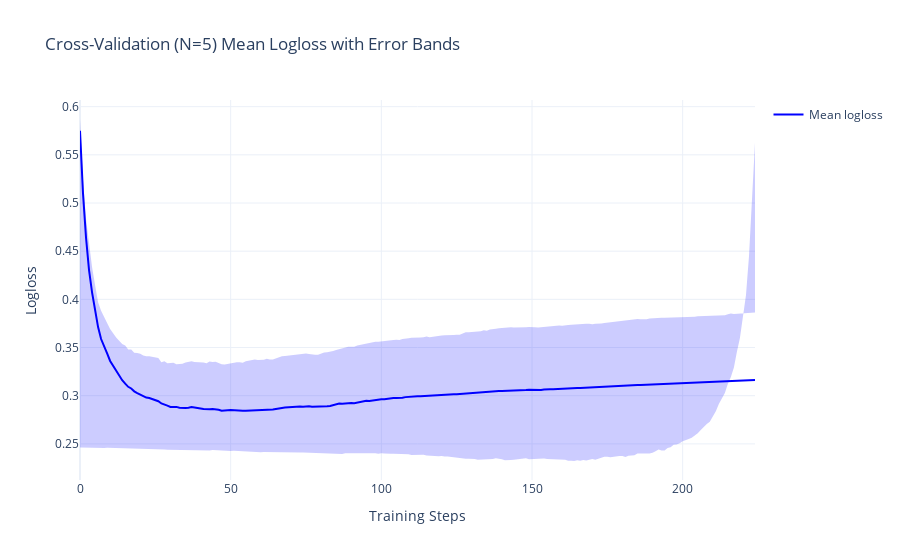

Notebook code for this chart:
### Code cell
import plotly.graph_objects as go

# Create figure
fig = go.Figure()

# Add mean performance line
fig.add_trace(
    go.Scatter(
        x=cv_results["iterations"], y=cv_results["test-Logloss-mean"], mode="lines", name="Mean logloss", line=dict(color="blue")
    )
)

# Add shaded error region
fig.add_trace(
    go.Scatter(
        x=pd.concat([cv_results["iterations"], cv_results["iterations"][::-1]]),
        y=pd.concat([cv_results["test-Logloss-mean"]+cv_results["test-Logloss-std"], 
                     cv_results["test-Logloss-mean"]-cv_results["test-Logloss-std"]]),
        fill="toself", 
        fillcolor="rgba(0, 0, 255, 0.2)",
        line=dict(color="rgba(255, 255, 255, 0)"),
        showlegend=False
    )
)

# Customize layout
fig.update_layout(
    title="Cross-Validation (N=5) Mean Logloss with Error Bands",
    xaxis_title="Training Steps",
    yaxis_title="Logloss",
    template="plotly_white"
)

fig.show()

fig.write_image(outfolder / "test_logloss.png")

### Figure 1 — Plotly figure (JSON) as saved in the notebook; plotly's stock layout.template omitted (floating-point values rounded to 4 significant figures; data arrays with more than 128 entries replaced by an {"elided": "..."} marker saying what was removed)
{"data": [{"line": {"color": "blue"}, "mode": "lines", "name": "Mean logloss", "type": "scatter", "x": {"elided": "225 int values"}, "y": {"elided": "225 float values"}}, {"fill": "toself", "fillcolor": "rgba(0, 0, 255, 0.2)", "line": {"color": "rgba(255, 255, 255, 0)"}, "showlegend": false, "type": "scatter", "x": {"elided": "450 int values"}, "y": {"elided": "450 float values"}}], "layout": {"title": {"text": "Cross-Validation (N=5) Mean Logloss with Error Bands"}, "xaxis": {"title": {"text": "Training Steps"}}, "yaxis": {"title": {"text": "Logloss"}}}}
